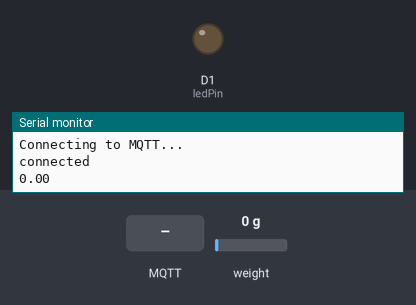
This program was run on a simulated ESP8266 (NodeMCU). Shown: output pins drawn as LEDs (lit = HIGH), the last lines printed to the serial monitor. Inputs (shaded band) come from the test bench; at power-on: weight on the scale 0 g. WiFi joins after 1.5 s; servers stay silent unless stated; no MQTT or app messages arrive unless stated.

Above: at 4.7 s.
4.8 s: MQTT message "on" arrives on the first subscribed topic
At 9.8 s:
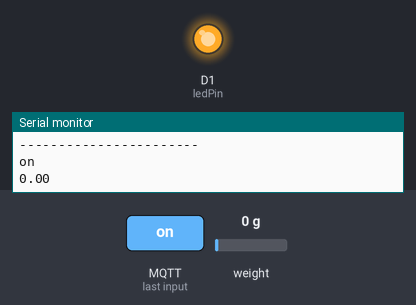
10.1 s: MQTT message "off" arrives on the first subscribed topic
At 15.2 s:
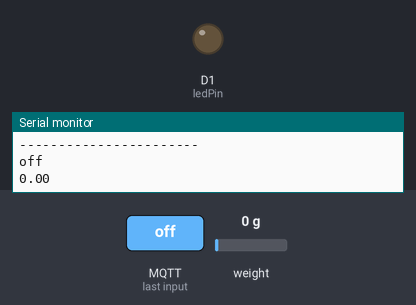
Timing chart, 0 to 16.7 s (numbered marks = the images above; inputs shaded):
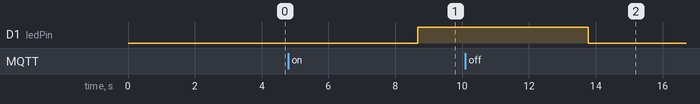

Measured:
- after the input at 4.8 s, D1 (ledPin): LOW → HIGH after 3.9 s
- after the input at 10.1 s, D1 (ledPin): HIGH → LOW after 3.7 s

The program:

main.cpp
```cpp
#include <Arduino.h>
#include <ESP8266WiFi.h>
#include <PubSubClient.h>
#include "HX711.h"


const char* ssid = "Pablo";
const char* password = "andres11";

const char *mqttServer = "driver.cloudmqtt.com";
const int mqttPort = 18582;
const char *mqttUser = "IoT";
const char *mqttPassword = "LifeIsIoT";

const char *mqtt_topic_sub = "feed";
const char *mqtt_topic_pub = "serial";
const char *weight_topic = "weight";
String cadena;


HX711 balanza;
WiFiClient espClient;
PubSubClient clientMQTT(espClient);


const int ledPin = D1;
const int DOUT = 12;
const int CLK = 13;

void onoff(String cadena){
  if (cadena == "on"){
    digitalWrite(ledPin, HIGH);
  }
    else if(cadena == "off"){
    digitalWrite(ledPin, LOW);
    }
}

void publicar_peso(float UltimoPeso){
  clientMQTT.publish(weight_topic, String(UltimoPeso).c_str());
  Serial.println(UltimoPeso);

}

void callback(char *topic, byte *payload, unsigned int length)
{
  // Notify about message arrived
  Serial.print("Message arrived in topic: ");
  Serial.println(topic);
  //

  // Print the message received
  Serial.print("Message:");
  String response = "";
  for (unsigned int i = 0; i < length; i++)
  {
    response += (char)payload[i];
  }

  // Prints with visualization purposes
  Serial.println();
  Serial.println("-----------------------");
  Serial.println(response);
  cadena = response;
  onoff(cadena);
}

void setup_wifi()
{

  delay(10);
  // We start by connecting to a WiFi network
  Serial.println();
  Serial.print(F("Connecting to "));
  Serial.println(ssid);

  WiFi.begin(ssid, password);

  while (WiFi.status() != WL_CONNECTED)
  {
    delay(500);
    Serial.print(F("."));
  }

  Serial.println("");
  Serial.println("WiFi connected");
  Serial.println("IP address: ");
  Serial.println(WiFi.localIP());
}


void setup() {
   Serial.begin(9600);
   setup_wifi();

  pinMode(ledPin, OUTPUT);
  clientMQTT.setServer(mqttServer, mqttPort);
  clientMQTT.setCallback(callback);

  balanza.begin(DOUT, CLK);
  balanza.set_scale(217014.322581);
  balanza.tare(20);

  while (!clientMQTT.connected())
  {
    Serial.println("Connecting to MQTT...");

    if (clientMQTT.connect("test1", mqttUser, mqttPassword))
    {

      Serial.println("connected");
    }
    else
    {

      Serial.println("failed with state ");
      Serial.print(clientMQTT.state());
      delay(2000);
    }
  }
  clientMQTT.subscribe(mqtt_topic_sub);
  clientMQTT.publish(mqtt_topic_pub, "conectado jeje");


}

void loop() {
  clientMQTT.loop();
  float salida = balanza.get_units();
  publicar_peso(salida);
  //clientMQTT.publish(weight_topic, String(salida).c_str());
  //float salida = digitalRead(DOUT);

  delay(5000);
}
```
